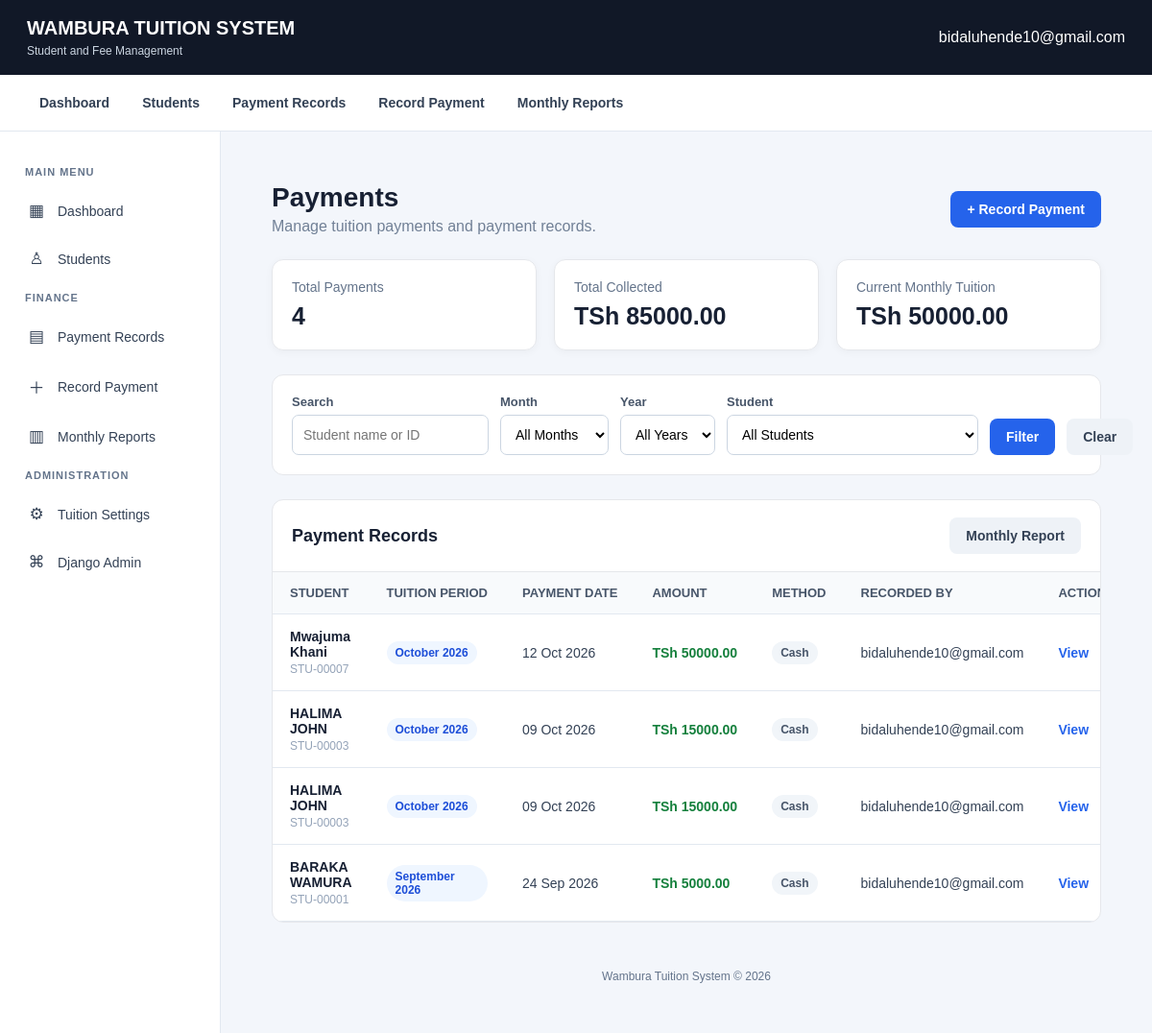
/payments/ (signed in), run on the app's committed database.
### payments/models.py (models this page shows, shortened)
class TuitionSetting(models.Model):
    monthly_fee = models.DecimalField(
        max_digits=12,
        decimal_places=2,
        default=0
    )
    effective_from = models.DateField()
    updated_at = models.DateTimeField(
        auto_now=True
    )
    class Meta:
        verbose_name = "Tuition Setting"
        verbose_name_plural = "Tuition Settings"

class Payment(models.Model):
    PAYMENT_METHOD_CHOICES = [
        ("CASH", "Cash"),
    ]
    MONTH_CHOICES = [
        (1, "January"),
        (2, "February"),
        (3, "March"),
        (4, "April"),
        (5, "May"),
        (6, "June"),
        (7, "July"),
        (8, "August"),
        (9, "September"),
        (10, "October"),
        (11, "November"),
        (12, "December"),
    ]
    student = models.ForeignKey(
        Student,
        on_delete=models.PROTECT,
        related_name="payments"
    )
    amount = models.DecimalField(
        max_digits=12,
        decimal_places=2
    )
    payment_month = models.PositiveSmallIntegerField(
    choices=MONTH_CHOICES
 )
    payment_year = models.PositiveIntegerField()
    payment_date = models.DateField()
    payment_method = models.CharField(
        max_length=20,
        choices=PAYMENT_METHOD_CHOICES,
        default="CASH"
    )
    recorded_by = models.ForeignKey(
        User,
        on_delete=models.PROTECT,
        related_name="recorded_payments"
    )
    created_at = models.DateTimeField(
        auto_now_add=True
    )
    class Meta:
        ordering = [
            "-payment_year",
            "-payment_month",
            "-payment_date",
            "-created_at",
        ]

### students/models.py (models this page shows, shortened)
class Student(models.Model):
    STATUS_CHOICES = [
        ("ACTIVE", "Active"),
        ("INACTIVE", "Inactive"),
    ]
    GENDER_CHOICES = [
        ("MALE", "Male"),
        ("FEMALE", "Female"),
        ("OTHER", "Other"),
    ]
    student_id = models.CharField(
        max_length=20,
        unique=True,
        editable=False
    )
    full_name = models.CharField(
        max_length=200
    )
    gender = models.CharField(
        max_length=10,
        choices=GENDER_CHOICES
    )
    date_of_birth = models.DateField(
        null=True,
        blank=True
    )
    parent_guardian_name = models.CharField(
        max_length=200
    )
    parent_phone = models.CharField(
        max_length=30
    )
    student_class = models.ForeignKey(
        Class,
        on_delete=models.SET_NULL,
        null=True,
        blank=True,
        related_name="students"
    )
    registration_date = models.DateField(
        auto_now_add=True
    )
    status = models.CharField(
        max_length=10,
        choices=STATUS_CHOICES,
        default="ACTIVE"
    )
    created_at = models.DateTimeField(
        auto_now_add=True
    )
    updated_at = models.DateTimeField(
        auto_now=True
    )
    class Meta:
        ordering = ["-registration_date", "full_name"]

### payments/views.py (the view, shortened to what this page needs)
@login_required
def payment_list(request):
    payments = Payment.objects.select_related(
        "student",
        "recorded_by",
    ).order_by(
        "-payment_year",
        "-payment_month",
        "-payment_date",
        "-created_at",
    )
    search = request.GET.get("search", "").strip()
    selected_month = request.GET.get("month", "").strip()
    selected_year = request.GET.get("year", "").strip()
    selected_student = request.GET.get("student", "").strip()
    if search:
        payments = payments.filter(
            Q(student__full_name__icontains=search)
            | Q(student__student_id__icontains=search)
        )
    total_amount = (
        payments.aggregate(total=Sum("amount"))["total"]
        or Decimal("0.00")
    )
    payment_count = payments.count()
    students = Student.objects.order_by("full_name")
    years = (
        Payment.objects.values_list("payment_year", flat=True)
        .distinct()
        .order_by("-payment_year")
    )
    paginator = Paginator(payments, 15)
    page_obj = paginator.get_page(request.GET.get("page"))
    context = {
        "payments": page_obj,
        "page_obj": page_obj,
        "students": students,
        "years": years,
        "months": Payment.MONTH_CHOICES,
        "search": search,
        "selected_month": selected_month,
        "selected_year": selected_year,
        "selected_student": selected_student,
        "total_amount": total_amount,
        "payment_count": payment_count,
        "monthly_fee": get_monthly_tuition(),
    }
    return render(request, "payments/payment_list.html", context)

### payments/services.py (called while the page is built)
def get_monthly_tuition():
    setting = (
        TuitionSetting.objects
        .order_by("-effective_from", "-id")
        .first()
    )
    if not setting:
        return Decimal("0.00")
    return setting.monthly_fee

### templates/payments/payment_list.html (shortened to what this page needs)
{% extends "base.html" %}
{% block content %}
<div class="payments-page">
    <div class="payments-header">
        <div>
            <h1>Payments</h1>
            <p>
                Manage tuition payments and payment records.
            </p>
        </div>
        <div>
            <a
                href="{% url 'payment_create' %}"
                class="btn btn-primary"
            >
                + Record Payment
            </a>
        </div>
    </div>
    <div class="summary-grid">
        <div class="summary-card">
            <div class="summary-label">
                Total Payments
            </div>
            <div class="summary-value">
                {{ payment_count }}
            </div>
        </div>
        <div class="summary-card">
            <div class="summary-label">
                Total Collected
            </div>
            <div class="summary-value">
                TSh {{ total_amount|floatformat:2 }}
            </div>
        </div>
        <div class="summary-card">
            <div class="summary-label">
                Current Monthly Tuition
            </div>
            <div class="summary-value">
                TSh {{ monthly_fee|floatformat:2 }}
            </div>
        </div>
    </div>
    <div class="filter-card">
        <form method="get">
            <div class="filter-grid">
                <div class="form-group">
                    <label for="search">
                        Search
                    </label>
                    <input
                        type="text"
                        id="search"
                        name="search"
                        value="{{ search }}"
                        placeholder="Student name or ID"
                    >
                </div>
                <div class="form-group">
                    <label for="month">
                        Month
                    </label>
                    <select
                        id="month"
                        name="month"
                    >
                        <option value="">
                            All Months
                        </option>
                    </select>
                </div>
                <div class="form-group">
                    <label for="year">
                        Year
                    </label>
                    <select
                        id="year"
                        name="year"
                    >
                        <option value="">
                            All Years
                        </option>
                    </select>
                </div>
                <div class="form-group">
                    <label for="student">
                        Student
                    </label>
                    <select
                        id="student"
                        name="student"
                    >
                        <option value="">
                            All Students
                        </option>
                    </select>
                </div>
                <button
                    type="submit"
                    class="btn btn-primary"
                >
                    Filter
                </button>
                <a
                    href="{% url 'payment_list' %}"
                    class="btn btn-secondary"
                >
                    Clear
                </a>
            </div>
        </form>
    </div>
    <div class="table-card">
        <div class="table-header">
            <h2>
                Payment Records
            </h2>
            <a
                href="{% url 'monthly_payment_report' %}"
                class="btn btn-secondary"
            >
                Monthly Report
            </a>
        </div>
        {% if payments %}
            <div class="table-wrapper">
                <table class="payments-table">
                    <thead>
                        <tr>
                            <th>
                                Student
                            </th>
                            <th>
                                Tuition Period
                            </th>
                            <th>
                                Payment Date
                            </th>
                            <th>
                                Amount
                            </th>
                            <th>
                                Method
                            </th>
                            <th>
                                Recorded By
                            </th>
                            <th>
                                Action
                            </th>
                        </tr>
                    </thead>
                    <tbody>
                        {% for payment in payments %}
                            <tr>
                                <td>
                                    <div class="student-name">
                                        {{ payment.student.full_name }}
                                    </div>
                                    <div class="student-id">
                                        {{ payment.student.student_id }}
                                    </div>
                                </td>
                                <td>
                                    <span class="period-badge">
                                        {{ payment.get_payment_month_display }}
                                        {{ payment.payment_year }}
                                    </span>
                                </td>
                                <td>
                                    {{ payment.payment_date|date:"d M Y" }}
                                </td>
                                <td>
                                    <span class="amount">
                                        TSh {{ payment.amount|floatformat:2 }}
                                    </span>
                                </td>
                                <td>
                                    <span class="method-badge">
                                        {{ payment.get_payment_method_display }}
                                    </span>
                                </td>
                                <td>
                                    {{ payment.recorded_by.get_full_name|default:payment.recorded_by.username }}
                                </td>
                                <td>
                                    <a
                                        href="{% url 'payment_detail' payment.pk %}"
                                        class="view-link"
                                    >
                                        View
                                    </a>
                                </td>
                            </tr>
                        {% endfor %}
                    </tbody>
                </table>
            </div>
        {% endif %}
    </div>
</div>
{% endblock %}

### templates/base.html (shortened to what this page needs)
<!DOCTYPE html>
<html lang="en">
<head>
</head>
<body>
    <header class="topbar">
        <a href="{% url 'dashboard_home' %}" class="brand">
            WAMBURA TUITION SYSTEM
            <small>Student and Fee Management</small>
        </a>
        <span>
            {% if request.user.is_authenticated %}
                {{ request.user.username }}
            {% endif %}
        </span>
    </header>
<nav class="quick-nav">
    <a href="{% url 'dashboard_home' %}">Dashboard</a>
    <a href="{% url 'student_list' %}">Students</a>
    <a href="{% url 'payment_list' %}">Payment Records</a>
    <a href="{% url 'payment_create' %}">Record Payment</a>
    <a href="{% url 'monthly_payment_report' %}">Monthly Reports</a>
</nav>
    <div class="layout">
<aside class="sidebar">
    <div class="nav-label">MAIN MENU</div>
    <a href="{% url 'dashboard_home' %}">
        <span>▦</span> Dashboard
    </a>
    <a href="{% url 'student_list' %}">
        <span>♙</span> Students
    </a>
    <div class="nav-label">FINANCE</div>
    <a href="{% url 'payment_list' %}">
        <span>▤</span> Payment Records
    </a>
    <a href="{% url 'payment_create' %}">
        <span>＋</span> Record Payment
    </a>
    <a href="{% url 'monthly_payment_report' %}">
        <span>▥</span> Monthly Reports
    </a>
    {% if request.user.is_staff %}
        <div class="nav-label">ADMINISTRATION</div>
        <a href="{% url 'admin:payments_tuitionsetting_changelist' %}">
            <span>⚙</span> Tuition Settings
        </a>
        <a href="{% url 'admin:index' %}" target="_blank">
            <span>⌘</span> Django Admin
        </a>
    {% endif %}
</aside>
        <main class="main">
            <div class="page-container">
                {% block content %}
                {% endblock %}
            </div>
            <footer class="footer">
                Wambura Tuition System &copy; {% now "Y" %}
            </footer>
        </main>
    </div>
</body>
</html>

### templates/base.html (style rules this page uses)
:root { --primary: #1d4ed8; --primary-dark: #1e40af; --background: #f3f6fb; --surface: #ffffff; --text: #172033; --muted: #64748b; --border: #e2e8f0; }
* { box-sizing: border-box; }
body { margin: 0; font-family: Arial, Helvetica, sans-serif; background: var(--background); color: var(--text); }
.topbar { background: #111827; color: white; padding: 18px 28px; display: flex; justify-content: space-between; align-items: center; gap: 16px; flex-wrap: wrap; }
.brand { font-size: 20px; font-weight: 700; }
.brand small { display: block; margin-top: 5px; color: #cbd5e1; font-size: 12px; font-weight: 400; }
.topbar a { color: white; text-decoration: none; }
.layout { display: flex; min-height: calc(100vh - 75px); }
.sidebar { width: 230px; flex-shrink: 0; background: var(--surface); border-right: 1px solid var(--border); padding: 24px 14px; }
.nav-label { color: var(--muted); font-size: 11px; font-weight: bold; letter-spacing: 1px; padding: 0 12px; margin: 12px 0; }
.sidebar a { display: block; padding: 12px; margin-bottom: 5px; border-radius: 8px; color: #334155; text-decoration: none; font-size: 14px; }
.main { flex: 1; min-width: 0; padding: 28px; }
.page-container { max-width: 1500px; margin: 0 auto; }
.btn { display: inline-block; background: var(--primary); color: white; border: none; border-radius: 7px; padding: 11px 16px; text-decoration: none; cursor: pointer; font-size: 14px; }
.btn-secondary { background: #475569; }
input, select, textarea { max-width: 100%; padding: 10px 12px; border: 1px solid #cbd5e1; border-radius: 7px; font: inherit; }
table { width: 100%; border-collapse: collapse; }
th, td { padding: 13px 12px; border-bottom: 1px solid var(--border); text-align: left; }
th { background: #f8fafc; color: #475569; font-size: 12px; text-transform: uppercase; }
.footer { color: var(--muted); text-align: center; padding: 24px 10px; font-size: 12px; }
.sidebar a { display: flex; align-items: center; gap: 12px; padding: 12px 14px; margin-bottom: 5px; border-radius: 8px; color: #334155; text-decoration: none; font-size: 14px; font-weight: 500; transition: background 0.2s ease, color 0.2s ease; }
.sidebar a span { width: 20px; text-align: center; font-size: 17px; }
.quick-nav { display: flex; flex-wrap: wrap; align-items: center; gap: 8px; padding: 12px 28px; background: #ffffff; border-bottom: 1px solid #e2e8f0; }
.quick-nav a { display: inline-block; padding: 9px 13px; border-radius: 7px; color: #334155; text-decoration: none; font-size: 14px; font-weight: 600; }

### data on the page
TuitionSetting: monthly_fee "50000.00"
Payment: student.full_name "Mwajuma Khani", student.student_id "STU-00007", payment_month "October", payment_year "2026", payment_date "12 Oct 2026", amount "50000.00", payment_method "Cash", recorded_by.get_full_name "bidaluhende10@gmail.com"
Payment: student.full_name "HALIMA JOHN", student.student_id "STU-00003", payment_month "October", payment_year "2026", payment_date "09 Oct 2026", amount "15000.00", payment_method "Cash", recorded_by.get_full_name "bidaluhende10@gmail.com"
Payment: student.full_name "HALIMA JOHN", student.student_id "STU-00003", payment_month "October", payment_year "2026", payment_date "09 Oct 2026", amount "15000.00", payment_method "Cash", recorded_by.get_full_name "bidaluhende10@gmail.com"
Payment: student.full_name "BARAKA WAMURA", student.student_id "STU-00001", payment_month "September", payment_year "2026", payment_date "24 Sep 2026", amount "5000.00", payment_method "Cash", recorded_by.get_full_name "bidaluhende10@gmail.com"

### other printed values
{{ request.user.username }} "bidaluhende10@gmail.com"
{{ payment_count }} "4"
{{ total_amount|floatformat:2 }} "85000.00"
